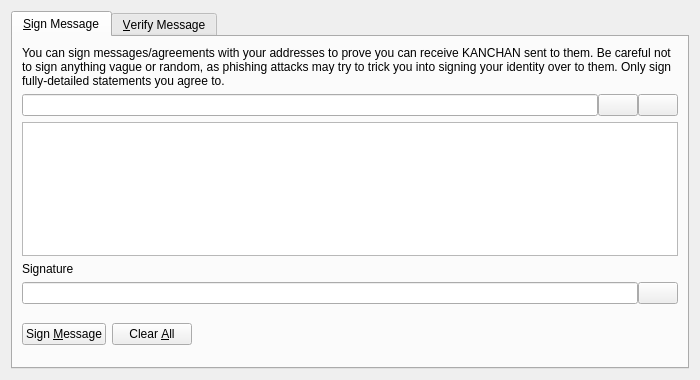
<?xml version="1.0" encoding="UTF-8"?>
<ui version="4.0">
 <class>SignVerifyMessageDialog</class>
 <widget class="QDialog" name="SignVerifyMessageDialog">
  <property name="geometry">
   <rect>
    <x>0</x>
    <y>0</y>
    <width>700</width>
    <height>380</height>
   </rect>
  </property>
  <property name="windowTitle">
   <string>Signatures - Sign / Verify a Message</string>
  </property>
  <property name="modal">
   <bool>true</bool>
  </property>
  <layout class="QVBoxLayout" name="verticalLayout">
   <item>
    <widget class="QTabWidget" name="tabWidget">
     <property name="currentIndex">
      <number>0</number>
     </property>
     <widget class="QWidget" name="tabSignMessage">
      <attribute name="title">
       <string>&amp;Sign Message</string>
      </attribute>
      <layout class="QVBoxLayout" name="verticalLayout_SM">
       <item>
        <widget class="QLabel" name="infoLabel_SM">
         <property name="text">
          <string>You can sign messages/agreements with your addresses to prove you can receive KANCHAN sent to them. Be careful not to sign anything vague or random, as phishing attacks may try to trick you into signing your identity over to them. Only sign fully-detailed statements you agree to.</string>
         </property>
         <property name="textFormat">
          <enum>Qt::PlainText</enum>
         </property>
         <property name="wordWrap">
          <bool>true</bool>
         </property>
        </widget>
       </item>
       <item>
        <layout class="QHBoxLayout" name="horizontalLayout_1_SM">
         <property name="spacing">
          <number>0</number>
         </property>
         <item>
          <widget class="QValidatedLineEdit" name="addressIn_SM">
           <property name="toolTip">
            <string>The KANCHAN address to sign the message with</string>
           </property>
          </widget>
         </item>
         <item>
          <widget class="QPushButton" name="addressBookButton_SM">
           <property name="toolTip">
            <string>Choose previously used address</string>
           </property>
           <property name="text">
            <string/>
           </property>
           <property name="shortcut">
            <string>Alt+A</string>
           </property>
           <property name="autoDefault">
            <bool>false</bool>
           </property>
          </widget>
         </item>
         <item>
          <widget class="QPushButton" name="pasteButton_SM">
           <property name="toolTip">
            <string>Paste address from clipboard</string>
           </property>
           <property name="text">
            <string/>
           </property>
           <property name="shortcut">
            <string>Alt+P</string>
           </property>
           <property name="autoDefault">
            <bool>false</bool>
           </property>
          </widget>
         </item>
        </layout>
       </item>
       <item>
        <widget class="QPlainTextEdit" name="messageIn_SM">
         <property name="toolTip">
          <string>Enter the message you want to sign here</string>
         </property>
        </widget>
       </item>
       <item>
        <widget class="QLabel" name="signatureLabel_SM">
         <property name="text">
          <string>Signature</string>
         </property>
         <property name="textFormat">
          <enum>Qt::PlainText</enum>
         </property>
        </widget>
       </item>
       <item>
        <layout class="QHBoxLayout" name="horizontalLayout_2_SM">
         <property name="spacing">
          <number>0</number>
         </property>
         <item>
          <widget class="QLineEdit" name="signatureOut_SM">
           <property name="font">
            <font>
             <italic>true</italic>
            </font>
           </property>
           <property name="readOnly">
            <bool>true</bool>
           </property>
          </widget>
         </item>
         <item>
          <widget class="QPushButton" name="copySignatureButton_SM">
           <property name="toolTip">
            <string>Copy the current signature to the system clipboard</string>
           </property>
           <property name="text">
            <string/>
           </property>
           <property name="autoDefault">
            <bool>false</bool>
           </property>
          </widget>
         </item>
        </layout>
       </item>
       <item>
        <layout class="QHBoxLayout" name="horizontalLayout_3_SM">
         <item>
          <widget class="QPushButton" name="signMessageButton_SM">
           <property name="toolTip">
            <string>Sign the message to prove you own this KANCHAN address</string>
           </property>
           <property name="text">
            <string>Sign &amp;Message</string>
           </property>
           <property name="autoDefault">
            <bool>false</bool>
           </property>
          </widget>
         </item>
         <item>
          <widget class="QPushButton" name="clearButton_SM">
           <property name="toolTip">
            <string>Reset all sign message fields</string>
           </property>
           <property name="text">
            <string>Clear &amp;All</string>
           </property>
           <property name="autoDefault">
            <bool>false</bool>
           </property>
          </widget>
         </item>
         <item>
          <spacer name="horizontalSpacer_1_SM">
           <property name="orientation">
            <enum>Qt::Horizontal</enum>
           </property>
           <property name="sizeHint" stdset="0">
            <size>
             <width>40</width>
             <height>48</height>
            </size>
           </property>
          </spacer>
         </item>
         <item>
          <widget class="QLabel" name="statusLabel_SM">
           <property name="font">
            <font>
             <weight>75</weight>
             <bold>true</bold>
            </font>
           </property>
           <property name="text">
            <string/>
           </property>
           <property name="wordWrap">
            <bool>true</bool>
           </property>
          </widget>
         </item>
         <item>
          <spacer name="horizontalSpacer_2_SM">
           <property name="orientation">
            <enum>Qt::Horizontal</enum>
           </property>
           <property name="sizeHint" stdset="0">
            <size>
             <width>40</width>
             <height>48</height>
            </size>
           </property>
          </spacer>
         </item>
        </layout>
       </item>
      </layout>
     </widget>
     <widget class="QWidget" name="tabVerifyMessage">
      <attribute name="title">
       <string>&amp;Verify Message</string>
      </attribute>
      <layout class="QVBoxLayout" name="verticalLayout_VM">
       <item>
        <widget class="QLabel" name="infoLabel_VM">
         <property name="text">
          <string>Enter the receiver's address, message (ensure you copy line breaks, spaces, tabs, etc. exactly) and signature below to verify the message. Be careful not to read more into the signature than what is in the signed message itself, to avoid being tricked by a man-in-the-middle attack. Note that this only proves the signing party receives with the address, it cannot prove sendership of any transaction!</string>
         </property>
         <property name="textFormat">
          <enum>Qt::PlainText</enum>
         </property>
         <property name="alignment">
          <set>Qt::AlignLeading|Qt::AlignLeft|Qt::AlignTop</set>
         </property>
         <property name="wordWrap">
          <bool>true</bool>
         </property>
        </widget>
       </item>
       <item>
        <layout class="QHBoxLayout" name="horizontalLayout_1_VM">
         <property name="spacing">
          <number>0</number>
         </property>
         <item>
          <widget class="QValidatedLineEdit" name="addressIn_VM">
           <property name="toolTip">
            <string>The KANCHAN address the message was signed with</string>
           </property>
          </widget>
         </item>
         <item>
          <widget class="QPushButton" name="addressBookButton_VM">
           <property name="toolTip">
            <string>Choose previously used address</string>
           </property>
           <property name="text">
            <string/>
           </property>
           <property name="shortcut">
            <string>Alt+A</string>
           </property>
           <property name="autoDefault">
            <bool>false</bool>
           </property>
          </widget>
         </item>
        </layout>
       </item>
       <item>
        <widget class="QPlainTextEdit" name="messageIn_VM"/>
       </item>
       <item>
        <widget class="QValidatedLineEdit" name="signatureIn_VM"/>
       </item>
       <item>
        <layout class="QHBoxLayout" name="horizontalLayout_2_VM">
         <item>
          <widget class="QPushButton" name="verifyMessageButton_VM">
           <property name="toolTip">
            <string>Verify the message to ensure it was signed with the specified KANCHAN address</string>
           </property>
           <property name="text">
            <string>Verify &amp;Message</string>
           </property>
           <property name="autoDefault">
            <bool>false</bool>
           </property>
          </widget>
         </item>
         <item>
          <widget class="QPushButton" name="clearButton_VM">
           <property name="toolTip">
            <string>Reset all verify message fields</string>
           </property>
           <property name="text">
            <string>Clear &amp;All</string>
           </property>
           <property name="autoDefault">
            <bool>false</bool>
           </property>
          </widget>
         </item>
         <item>
          <spacer name="horizontalSpacer_1_VM">
           <property name="orientation">
            <enum>Qt::Horizontal</enum>
           </property>
           <property name="sizeHint" stdset="0">
            <size>
             <width>40</width>
             <height>48</height>
            </size>
           </property>
          </spacer>
         </item>
         <item>
          <widget class="QLabel" name="statusLabel_VM">
           <property name="font">
            <font>
             <weight>75</weight>
             <bold>true</bold>
            </font>
           </property>
           <property name="text">
            <string/>
           </property>
           <property name="wordWrap">
            <bool>true</bool>
           </property>
          </widget>
         </item>
         <item>
          <spacer name="horizontalSpacer_2_VM">
           <property name="orientation">
            <enum>Qt::Horizontal</enum>
           </property>
           <property name="sizeHint" stdset="0">
            <size>
             <width>40</width>
             <height>48</height>
            </size>
           </property>
          </spacer>
         </item>
        </layout>
       </item>
      </layout>
     </widget>
    </widget>
   </item>
  </layout>
 </widget>
 <customwidgets>
  <customwidget>
   <class>QValidatedLineEdit</class>
   <extends>QLineEdit</extends>
   <header>qvalidatedlineedit.h</header>
  </customwidget>
 </customwidgets>
 <resources>
  <include location="../kanchan.qrc"/>
 </resources>
 <connections/>
</ui>
